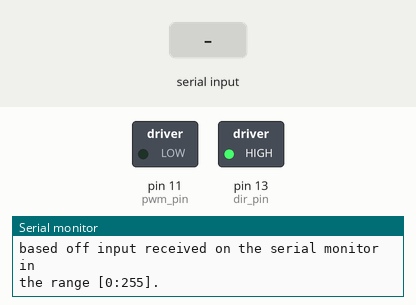
Bench run of a sketch on a simulated Arduino Uno, built with avr-gcc and run on an emulated ATmega328P. Parts: switched loads named in the sketch (green lamp = pin HIGH), the last lines printed to the serial monitor. Inputs (shaded band) come from the test bench.

Above: at 1.2 s.
1.3 s: "90,45\n" received over Serial
At 1.8 s:
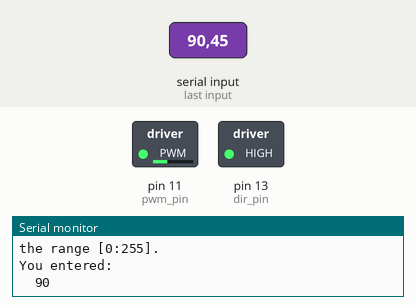
2.8 s: "30,150\n" received over Serial
At 4.0 s:
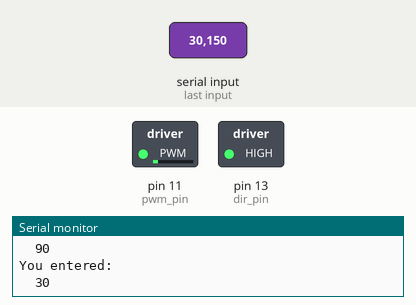
4.3 s: "200\n" received over Serial
At 5.4 s:
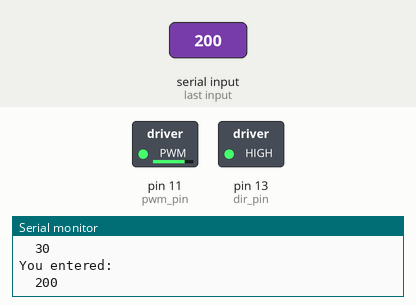
5.8 s: "90\n" received over Serial
At 6.5 s:
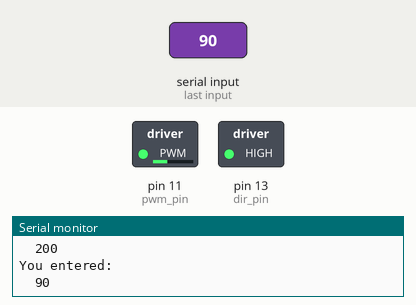
Timing chart, 0 to 8.3 s (numbered marks = the images above; inputs shaded):
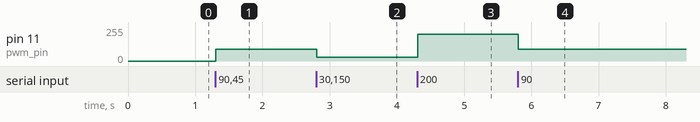

The sketch:

serial_pwm_control.ino
```cpp
/*
	This script is designed to work with the Arduino Motor Shield.
	It accepts user integer input from the serial monitor and
	changes the PWM Signal sent to Motor B.

	I use Motor B instead of Motor A because, the Motor A pwm
	pin is on D3.  I need D3 for another purpose if I later
	want to implement quadrature encoding because D3 is the
	pin for INT_1 on the Arduino Uno.
*/

//Physical constants for motor a
const int pwm_pin = 11;
const int dir_pin = 13;
const int brake_pin = 8;
const int current_sense_pin = A1;

//Boolean flags
bool valid_command = false;

char buf[50];		//buffer to read user input

void setup() {
	Serial.begin(115200);
	Serial.println();

	Serial.println("This script will set the pwm value of Motor_B");
	Serial.println("based off input received on the serial monitor in");
	Serial.println("the range [0:255].");

	pinMode(pwm_pin, OUTPUT);
	pinMode(dir_pin, OUTPUT);
	digitalWrite(dir_pin, HIGH);
}

void loop() {

	//check to see if anything is available
	if(Serial.available()) {
		//set iteration variables
		int index = 0;

		// clear the input buffer
		while(Serial.available()) {
			buf[index] = Serial.read();
			++index;
		}
		buf[index] = NULL;

		//do conversion to int
		int input = atoi(buf);

		//check to make sure the command is range
		if(input < 256 && input >= 0) {
			//set flag
			valid_command = true;
			if(valid_command) {
				analogWrite(pwm_pin, input);

				//echo to user
				Serial.println("You entered:");
				Serial.print("\t");
				Serial.println(input);

			} else {
				Serial.println("You did not enter a valid command");
			}
		}

	}

	//run the loop at about 10hz
	delay(100);
}
```

Measured:
- after the input at 1.3 s, pin 11 (pwm_pin): 0/255 → 90/255 at once
- after the input at 2.8 s, pin 11 (pwm_pin): 90/255 → 30/255 at once
- after the input at 4.3 s, pin 11 (pwm_pin): 30/255 → 200/255 at once
- after the input at 5.8 s, pin 11 (pwm_pin): 200/255 → 90/255 at once
